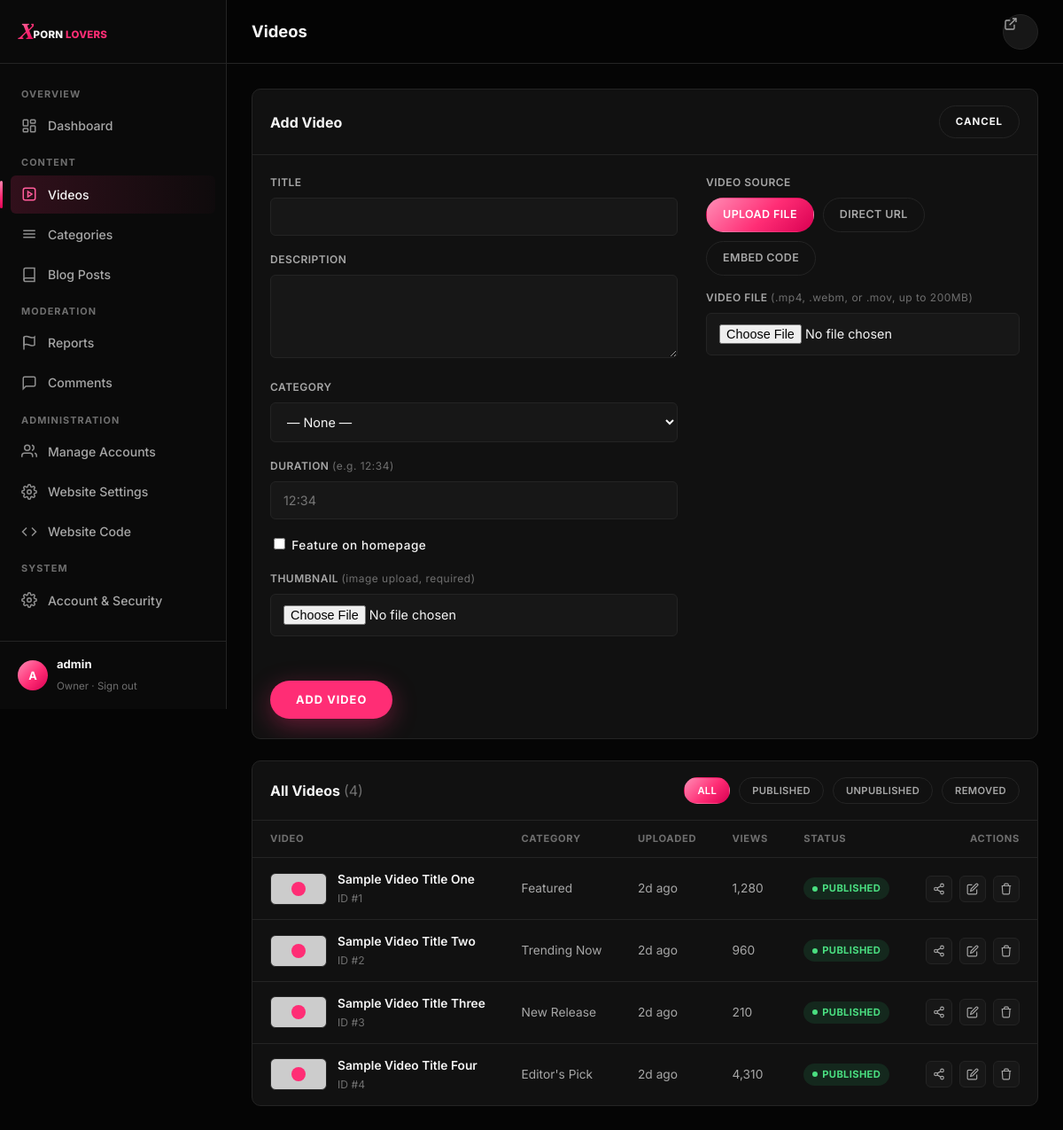
Screenshot of /admin/videos.php?new=1 (signed in) with the database file from the repository.
### tables this page shows
CREATE TABLE IF NOT EXISTS videos (
    id             INT UNSIGNED AUTO_INCREMENT PRIMARY KEY,
    title          VARCHAR(255) NOT NULL,
    slug           VARCHAR(255) NOT NULL UNIQUE,
    description    TEXT NULL,
    category_id    INT UNSIGNED NULL,
    video_url      VARCHAR(500) NULL,
    source_type    ENUM('url','upload','embed') NOT NULL DEFAULT 'url',
    embed_url      VARCHAR(500) NULL,
    thumbnail_url  VARCHAR(500) NULL,
    duration       VARCHAR(20) NULL,
    views          INT UNSIGNED NOT NULL DEFAULT 0,
    status         ENUM('published','unpublished','removed') NOT NULL DEFAULT 'published',
    removed_reason VARCHAR(255) NULL,
    featured       TINYINT(1) NOT NULL DEFAULT 0,
    created_by     INT UNSIGNED NULL,
    updated_by     INT UNSIGNED NULL,
    created_at     DATETIME NOT NULL DEFAULT CURRENT_TIMESTAMP,
    updated_at     DATETIME NOT NULL DEFAULT CURRENT_TIMESTAMP ON UPDATE CURRENT_TIMESTAMP,
    FOREIGN KEY (category_id) REFERENCES categories(id) ON DELETE SET NULL,
    FOREIGN KEY (created_by) REFERENCES admins(id) ON DELETE SET NULL,
    FOREIGN KEY (updated_by) REFERENCES admins(id) ON DELETE SET NULL,
    INDEX idx_videos_status_created (status, created_at),
    INDEX idx_videos_category (category_id),
    INDEX idx_videos_featured (featured, status, created_at)
);

CREATE TABLE IF NOT EXISTS categories (
    id          INT UNSIGNED AUTO_INCREMENT PRIMARY KEY,
    name        VARCHAR(100) NOT NULL,
    slug        VARCHAR(100) NOT NULL UNIQUE,
    description VARCHAR(500) NULL,
    created_at  DATETIME NOT NULL DEFAULT CURRENT_TIMESTAMP
);

### includes/db.php (called while the page is built, shortened)
<?php
function db(): PDO
{
    static $pdo = null;
    if ($pdo === null) {
        $dsn = sprintf(
            'mysql:host=%s;dbname=%s;charset=%s',
            DB_HOST,
            DB_NAME,
            DB_CHARSET
        );
        try {
            $pdo = new PDO($dsn, DB_USER, DB_PASS, [
                PDO::ATTR_ERRMODE            => PDO::ERRMODE_EXCEPTION,
                PDO::ATTR_DEFAULT_FETCH_MODE => PDO::FETCH_ASSOC,
                PDO::ATTR_EMULATE_PREPARES   => false,
            ]);
        } catch (PDOException $e) {
            error_log('[db] connection failed: ' . $e->getMessage());
            http_response_code(500);
            require __DIR__ . '/../errors/500.php';
            exit;
        }
    }
    return $pdo;
}

### includes/auth.php (called while the page is built, shortened)
<?php
require_once __DIR__ . '/db.php';
require_once __DIR__ . '/helpers.php';
function current_admin(): ?array
{
    $stmt = db()->prepare("SELECT id, username, role, is_owner, status, last_login FROM admins WHERE id = ? AND status = 'active' LIMIT 1");
    $stmt->execute([$_SESSION['admin_id']]);
    $admin = $stmt->fetch();
    return $admin;
}
function require_admin(): array
{
    $admin = current_admin();
    return $admin;
}
function admin_has_role(array $admin, string $minRole): bool
{
    return (ROLE_RANK[$admin['role']] ?? 0) >= (ROLE_RANK[$minRole] ?? PHP_INT_MAX);
}

### includes/helpers.php (called while the page is built, shortened)
<?php
function e(?string $value): string
{
    return htmlspecialchars($value ?? '', ENT_QUOTES, 'UTF-8');
}
function time_ago(string $datetime): string
{
    $diff = time() - strtotime($datetime);
    if ($diff < 86400 * 30) return floor($diff / 86400) . 'd ago';
    return date('M j, Y', strtotime($datetime));
}

### admin/videos.php (the view, shortened to what this page needs)
<?php
require_once __DIR__ . '/../includes/db.php';
require_once __DIR__ . '/../includes/helpers.php';
require_once __DIR__ . '/../includes/auth.php';
$admin = require_admin();
$pdo = db();
$editingVideo = null;
$showForm = $editingVideo !== null || isset($_GET['new']);
$perPage = 15;
$page = max(1, (int) ($_GET['page'] ?? 1));
$statusFilter = $_GET['status'] ?? '';
$where = '1=1';
$params = [];
$total = (int) (function () use ($pdo, $where, $params) {
    $stmt = $pdo->prepare("SELECT COUNT(*) FROM videos v WHERE {$where}");
    $stmt->execute($params);
    return $stmt->fetchColumn();
})();
$totalPages = max(1, (int) ceil($total / $perPage));
$page = min($page, $totalPages);
$offset = ($page - 1) * $perPage;
$sql = "SELECT v.*, c.name AS category_name
        FROM videos v
        LEFT JOIN categories c ON c.id = v.category_id
        WHERE {$where}
        ORDER BY v.created_at DESC
        LIMIT {$perPage} OFFSET {$offset}";
$stmt = $pdo->prepare($sql);
$stmt->execute($params);
$videos = $stmt->fetchAll();
$statusBadges = [
    'published'   => ['class' => 'badge-published', 'label' => 'Published'],
    'unpublished' => ['class' => 'badge-draft',      'label' => 'Unpublished'],
    'removed'     => ['class' => 'badge-pending',    'label' => 'Removed'],
];
?>
<!doctype html>
<html lang="en">
<head>
<link rel="stylesheet" href="/assets/css/tokens.css">
<link rel="stylesheet" href="/assets/css/main.css">
<link rel="stylesheet" href="/assets/css/admin.css">
</head>
<body class="admin">
<div class="admin-shell">
  <?php $active = 'videos'; include __DIR__ . '/../includes/partials/admin_sidebar.php'; ?>
  <div class="admin-main">
    <header class="admin-topbar">
      <div style="display:flex; align-items:center; gap:14px;">
        <h2>Videos</h2>
      </div>
      <div class="topbar-actions">
        <a href="/index.php" class="btn-icon" aria-label="View site" title="View site">
          <svg width="16" height="16" viewBox="0 0 24 24" fill="none" stroke="currentColor" stroke-width="2"><path d="M18 13v6a2 2 0 0 1-2 2H5a2 2 0 0 1-2-2V8a2 2 0 0 1 2-2h6"/><path d="M15 3h6v6"/><path d="M10 14 21 3"/></svg>
        </a>
      </div>
    </header>
    <div class="admin-content">
      <?php if ($showForm):
        include __DIR__ . '/../includes/partials/video_form.php';
      endif; ?>
      <div class="panel">
        <div class="panel-head">
          <h3>All Videos <span style="color:var(--text-muted); font-weight:400;">(<?= (int) $total ?>)</span></h3>
          <div class="chip-row">
            <a href="/admin/videos.php" class="chip <?= $statusFilter === '' ? 'active' : '' ?>" style="padding:6px 14px; font-size:0.7rem;">All</a>
            <a href="/admin/videos.php?status=published" class="chip <?= $statusFilter === 'published' ? 'active' : '' ?>" style="padding:6px 14px; font-size:0.7rem;">Published</a>
            <a href="/admin/videos.php?status=unpublished" class="chip <?= $statusFilter === 'unpublished' ? 'active' : '' ?>" style="padding:6px 14px; font-size:0.7rem;">Unpublished</a>
            <a href="/admin/videos.php?status=removed" class="chip <?= $statusFilter === 'removed' ? 'active' : '' ?>" style="padding:6px 14px; font-size:0.7rem;">Removed</a>
          </div>
        </div>
        <div class="table-wrap">
          <table class="data-table">
            <thead>
              <tr>
                <th>Video</th>
                <th>Category</th>
                <th>Uploaded</th>
                <th>Views</th>
                <th>Status</th>
                <th style="text-align:right;">Actions</th>
              </tr>
            </thead>
            <tbody>
              <?php if ($videos): foreach ($videos as $v):
                $badge = $statusBadges[$v['status']] ?? ['class' => 'badge-draft', 'label' => ucfirst($v['status'])];
              ?>
                <tr>
                  <td>
                    <div class="row-media">
                      <div class="row-thumb" <?= $v['thumbnail_url'] ? 'style="background-image:url(\'' . e($v['thumbnail_url']) . '\'); background-size:cover; background-position:center;"' : '' ?>></div>
                      <div class="row-title"><?= e($v['title']) ?><span>ID #<?= (int) $v['id'] ?></span></div>
                    </div>
                  </td>
                  <td><?= e($v['category_name'] ?? 'General') ?></td>
                  <td><?= e(time_ago($v['created_at'])) ?></td>
                  <td><?= number_format((int) $v['views']) ?></td>
                  <td><span class="badge <?= $badge['class'] ?>"><?= $badge['label'] ?></span></td>
                  <td>
                    <div class="row-actions">
                      <button type="button" class="share-btn" aria-label="Share" data-share-url="<?= e(rtrim(SITE_URL, '/') . '/video.php?slug=' . urlencode($v['slug'])) ?>" data-share-title="<?= e($v['title']) ?>"><svg viewBox="0 0 24 24" fill="none" stroke="currentColor" stroke-width="2"><circle cx="18" cy="5" r="3"/><circle cx="6" cy="12" r="3"/><circle cx="18" cy="19" r="3"/><path d="m8.6 13.5 6.8 4M15.4 6.5l-6.8 4"/></svg></button>
                      <a href="/admin/videos.php?edit=<?= (int) $v['id'] ?>" aria-label="Edit"><svg viewBox="0 0 24 24" fill="none" stroke="currentColor" stroke-width="2"><path d="M11 4H4a2 2 0 0 0-2 2v14a2 2 0 0 0 2 2h14a2 2 0 0 0 2-2v-7"/><path d="M18.5 2.5a2.12 2.12 0 0 1 3 3L12 15l-4 1 1-4Z"/></svg></a>
                      <form method="post" action="/admin/actions/video_action.php" onsubmit="return confirm('Permanently delete this video? This cannot be undone.');" style="display:inline;">
                        <button type="submit" aria-label="Delete"><svg viewBox="0 0 24 24" fill="none" stroke="currentColor" stroke-width="2"><path d="M3 6h18M8 6V4a2 2 0 0 1 2-2h4a2 2 0 0 1 2 2v2m3 0-1 14a2 2 0 0 1-2 2H7a2 2 0 0 1-2-2L4 6"/></svg></button>
                      </form>
                    </div>
                  </td>
                </tr>
              <?php endforeach; else: ?>
                <tr><td colspan="6" style="color:var(--text-secondary);">No videos found.</td></tr>
              <?php endif; ?>
            </tbody>
          </table>
        </div>
      </div>
    </div>
  </div>
</div>
</body>
</html>

### includes/partials/admin_sidebar.php (shortened to what this page needs)
<?php
$active = $active ?? '';
$canModerate = admin_has_role($admin, 'moderator');
$canAdminister = admin_has_role($admin, 'admin');
$roleLabels = ['creator' => 'Creator', 'moderator' => 'Moderator', 'admin' => 'Admin'];
$roleLabel = ($admin['is_owner'] ?? false) ? 'Owner' : ($roleLabels[$admin['role']] ?? ucfirst($admin['role']));
?>
<aside class="sidebar">
  <div class="sidebar-head">
    <a href="/index.php" class="logo logo--sm">
      <span class="logo-mark">X</span><span class="logo-text">PORN <span class="accent">LOVERS</span></span>
    </a>
  </div>
  <nav class="sidebar-nav">
    <div class="sidebar-group-label">Overview</div>
    <a href="/admin/dashboard.php" class="<?= $active === 'dashboard' ? 'active' : '' ?>">
      <svg viewBox="0 0 24 24" fill="none" stroke="currentColor" stroke-width="2"><rect x="3" y="3" width="7" height="9" rx="1"/><rect x="14" y="3" width="7" height="5" rx="1"/><rect x="14" y="12" width="7" height="9" rx="1"/><rect x="3" y="16" width="7" height="5" rx="1"/></svg>
      Dashboard
    </a>
    <div class="sidebar-group-label">Content</div>
    <a href="/admin/videos.php" class="<?= $active === 'videos' ? 'active' : '' ?>">
      <svg viewBox="0 0 24 24" fill="none" stroke="currentColor" stroke-width="2"><path d="m10 8 6 4-6 4V8Z"/><rect x="3" y="3" width="18" height="18" rx="3"/></svg>
      Videos
    </a>
    <a href="/admin/categories.php" class="<?= $active === 'categories' ? 'active' : '' ?>">
      <svg viewBox="0 0 24 24" fill="none" stroke="currentColor" stroke-width="2"><path d="M3 7h18M3 12h18M3 17h18"/></svg>
      Categories
    </a>
    <a href="#">
      <svg viewBox="0 0 24 24" fill="none" stroke="currentColor" stroke-width="2"><path d="M4 19.5A2.5 2.5 0 0 1 6.5 17H20"/><path d="M6.5 2H20v20H6.5A2.5 2.5 0 0 1 4 19.5v-15A2.5 2.5 0 0 1 6.5 2z"/></svg>
      Blog Posts
    </a>
    <?php if ($canModerate): ?>
      <div class="sidebar-group-label">Moderation</div>
      <a href="/admin/dashboard.php#reports" style="justify-content:space-between;">
        <span style="display:flex; align-items:center; gap:12px;">
          <svg viewBox="0 0 24 24" fill="none" stroke="currentColor" stroke-width="2"><path d="M4 15s1-1 4-1 5 2 8 2 4-1 4-1V3s-1 1-4 1-5-2-8-2-4 1-4 1z"/><path d="M4 22V3"/></svg>
          Reports
        </span>
      </a>
      <a href="/admin/comments.php" class="<?= $active === 'comments' ? 'active' : '' ?>" style="justify-content:space-between;">
        <span style="display:flex; align-items:center; gap:12px;">
          <svg viewBox="0 0 24 24" fill="none" stroke="currentColor" stroke-width="2"><path d="M21 15a2 2 0 0 1-2 2H7l-4 4V5a2 2 0 0 1 2-2h14a2 2 0 0 1 2 2z"/></svg>
          Comments
        </span>
      </a>
    <?php endif; ?>
    <?php if ($canAdminister): ?>
      <div class="sidebar-group-label">Administration</div>
      <a href="/admin/accounts.php" class="<?= $active === 'accounts' ? 'active' : '' ?>">
        <svg viewBox="0 0 24 24" fill="none" stroke="currentColor" stroke-width="2"><path d="M17 21v-2a4 4 0 0 0-4-4H5a4 4 0 0 0-4 4v2"/><circle cx="9" cy="7" r="4"/><path d="M23 21v-2a4 4 0 0 0-3-3.87"/><path d="M16 3.13a4 4 0 0 1 0 7.75"/></svg>
        Manage Accounts
      </a>
      <a href="/admin/settings.php" class="<?= $active === 'settings' ? 'active' : '' ?>">
        Website Settings
      </a>
      <a href="/admin/code.php" class="<?= $active === 'code' ? 'active' : '' ?>">
        <svg viewBox="0 0 24 24" fill="none" stroke="currentColor" stroke-width="2"><polyline points="16 18 22 12 16 6"/><polyline points="8 6 2 12 8 18"/></svg>
        Website Code
      </a>
    <?php endif; ?>
    <div class="sidebar-group-label">System</div>
    <a href="/admin/dashboard.php#account">
      Account &amp; Security
    </a>
  </nav>
  <div class="sidebar-foot">
    <div class="avatar"><?= e(mb_strtoupper(mb_substr($admin['username'], 0, 1))) ?></div>
    <div class="who">
      <strong><?= e($admin['username']) ?></strong>
      <span><?= e($roleLabel) ?> · <a href="/admin/logout.php" style="color:var(--text-muted);">Sign out</a></span>
    </div>
  </div>
</aside>

### assets/css/tokens.css (style rules this page uses)
:root { --bg-primary: #050505; --bg-secondary: #0A0A0A; --bg-card: #111111; --bg-elevated: #171717; --border: #242424; --text-primary: #F5F5F5; --text-secondary: #A7A7A7; --text-muted: #6F6F6F; --pink: #FF2D75; --pink-hover: #FF5C9A; --pink-dark: #D90052; --pink-soft: #FF8DB5; --gradient-brand: linear-gradient(135deg, #FF8DB5 0%, #FF2D75 55%, #D90052 100%); --font-display: 'Playfair Display', 'Times New Roman', Georgia, serif; --font-body: 'Inter', -apple-system, BlinkMacSystemFont, 'Segoe UI', Helvetica, Arial, sans-serif; --radius-sm: 6px; --radius-md: 10px; --radius-lg: 16px; --radius-full: 999px; --shadow-card: 0 8px 24px rgba(0, 0, 0, 0.45); --shadow-pink: 0 8px 28px rgba(255, 45, 117, 0.35); --ease: cubic-bezier(0.22, 1, 0.36, 1); --transition-fast: 150ms var(--ease); --transition-base: 250ms var(--ease); --transition-slow: 400ms var(--ease); --nav-height: 72px; --nav-height-mobile: 60px; --container-max: 1440px; }

### assets/css/main.css (style rules this page uses)
*, *::before, *::after { box-sizing: border-box; }
html { -webkit-text-size-adjust: 100%; scroll-behavior: smooth; }
body { margin: 0; background: var(--bg-primary); color: var(--text-primary); font-family: var(--font-body); font-size: 16px; line-height: 1.5; -webkit-font-smoothing: antialiased; }
a { color: inherit; text-decoration: none; }
button { font-family: inherit; cursor: pointer; }
h1, h2, h3, h4, p { margin: 0; }
.logo { display: inline-flex; align-items: baseline; gap: 1px; line-height: 1; white-space: nowrap; }
.logo-mark { font-family: var(--font-display); font-style: italic; font-weight: 900; font-size: 2.2rem; background: var(--gradient-brand); -webkit-background-clip: text; background-clip: text; color: transparent; margin-right: -1px; transform: translateY(1px); }
.logo-text { font-family: var(--font-body); font-weight: 800; font-size: 0.95rem; letter-spacing: 0.02em; text-transform: uppercase; color: var(--text-primary); }
.logo-text .accent { color: var(--pink); }
.logo--sm .logo-mark { font-size: 1.5rem; }
.logo--sm .logo-text { font-size: 0.72rem; }
.btn-icon { width: 40px; height: 40px; padding: 0; border-radius: var(--radius-full); background: var(--bg-elevated); border: 1px solid var(--border); color: var(--text-secondary); }
.chip-row { display: flex; flex-wrap: wrap; gap: 10px; }
.chip { padding: 9px 18px; border-radius: var(--radius-full); border: 1px solid var(--border); background: var(--bg-card); color: var(--text-secondary); font-size: 0.78rem; font-weight: 600; letter-spacing: 0.03em; text-transform: uppercase; transition: border-color var(--transition-fast), color var(--transition-fast), background var(--transition-fast); }
.chip.active { background: var(--gradient-brand); color: #fff; border-color: transparent; }

### rows the page displays
videos: title "Sample Video Title One", id "1", category.name "Featured", created_at "2d ago", views "1,280", status "PUBLISHED"
videos: title "Sample Video Title Two", id "2", category.name "Trending Now", created_at "2d ago", views "960", status "PUBLISHED"
videos: title "Sample Video Title Three", id "3", category.name "New Release", created_at "2d ago", views "210", status "PUBLISHED"
videos: title "Sample Video Title Four", id "4", category.name "Editor's Pick", created_at "2d ago", views "4,310", status "PUBLISHED"

### other values shown
mb_strtoupper(mb_substr($admin['username'], 0, 1)) "A"
$admin['username'] "admin"
$roleLabel "Owner"
$total "4"
